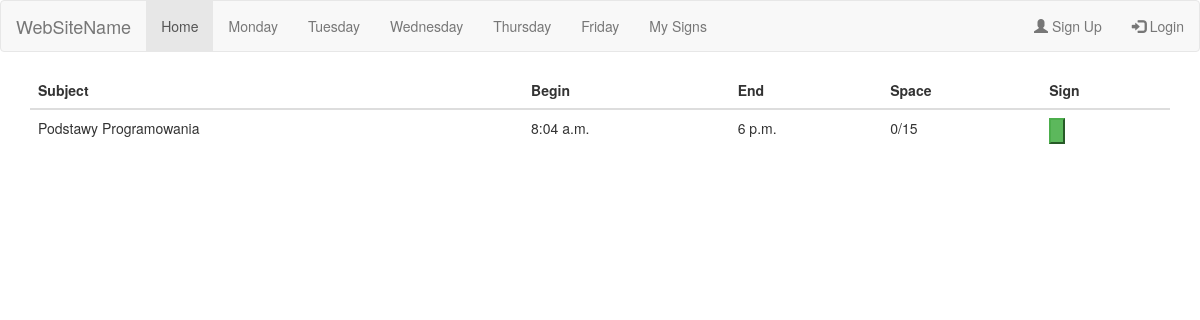
/sign/wednesday/, run on an earlier commit of the app's database.
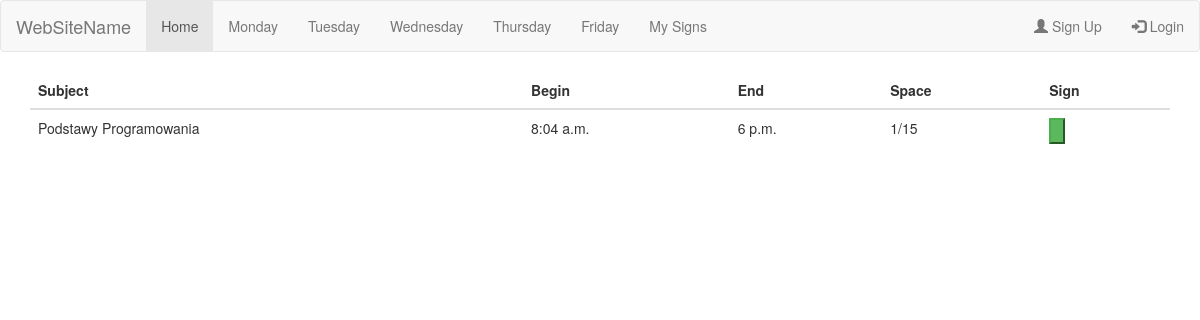
And on a later commit of the database.
### signs/models.py (models this page shows, shortened)
class Subject(models.Model):
    DAY_CHOICE = (
        (1, 'Monday'),
        (2, 'Tuesday'),
        (3, 'Wednesday'),
        (4, 'Thursday'),
        (5, 'Friday'),
    )
    YEAR_CHOICE = (
        (0, 'undefined'),
        (1, '1'),
        (2, '2'),
        (3, '3'),
        (4, '4'),
        (5, '5'),
    )
    name = models.CharField(max_length=150)
    day = models.IntegerField(choices=DAY_CHOICE)
    begin_at = models.TimeField(blank=True)
    end_at = models.TimeField(blank=True)
    actual_space = models.IntegerField(default=0)
    space = models.IntegerField(default=0)
    year = models.IntegerField(choices=YEAR_CHOICE, default=0)

### signs/views.py (the view)
def showWednesdayTable(request):
    user = request.user
    if request.user.is_authenticated():
        subjects = Subject.objects.all().filter(day=3, year=request.user.extendeduser.year)
    else:
        subjects = Subject.objects.all().filter(day=3, year=0)
    subjects_participation = {}
    try:
        for object in Subject.objects.all():
            if Sign.objects.all().filter(subject=object.id, user=user).exists():
                subjects_participation[object.id] = {'state': 'disabled', 'text': 'Zapisano'}
            else:
                subjects_participation[object.id] = {'state': ' ', 'text': 'Zapisz się'}
    except:
        pass
    return render(request, 'signs/wednesday.html', {'subjects': subjects, 'participation': subjects_participation})

### signs/templates/signs/wednesday.html (shortened to what this page needs)
{% extends 'base.html' %}
{% block pageContent %}
    <table class="table table-hover">
    <thead>
    <tr>
        <th>Subject</th>
        <th>Begin</th>
        <th>End</th>
        <th>Space</th>
        <th>Sign</th>
    </tr>
    </thead>
{% for subject in subjects %}
    <tbody>
        <td>{{ subject.name }}</td>
        <td>{{ subject.begin_at }}</td>
        <td>{{ subject.end_at }}</td>
        <td> {{ subject.actual_space }}/{{ subject.space }}</td>
        <td><button class="btn-success subjectButton" day="wednesday" subjectId="{{ subject.id }}"
		</button><br></td>
    </tbody>
{% endfor %}
    </table>
{% endblock %}

What changed in the data, as far as the page shows it:
changed Subject "Podstawy Programowania": actual_space "0" → "1"
